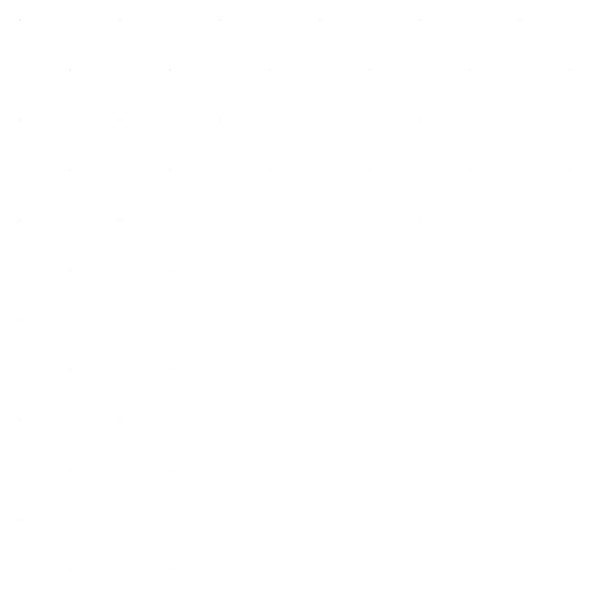
Frame 1 (no input)
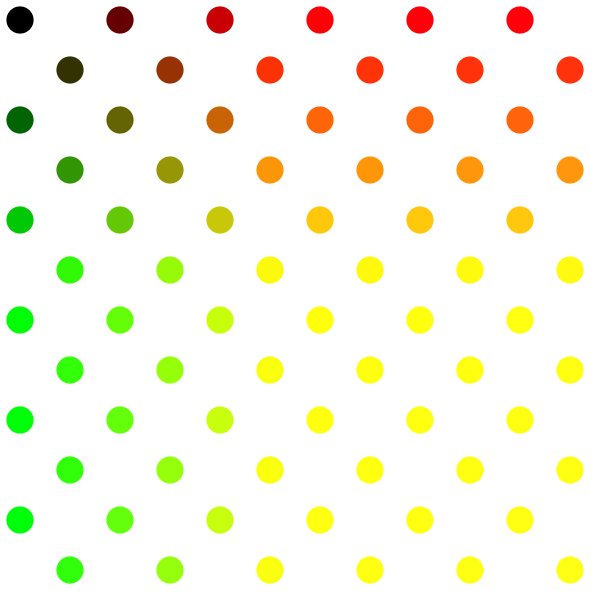
Frame 60 (the mouse pressed at the canvas centre just before this capture)
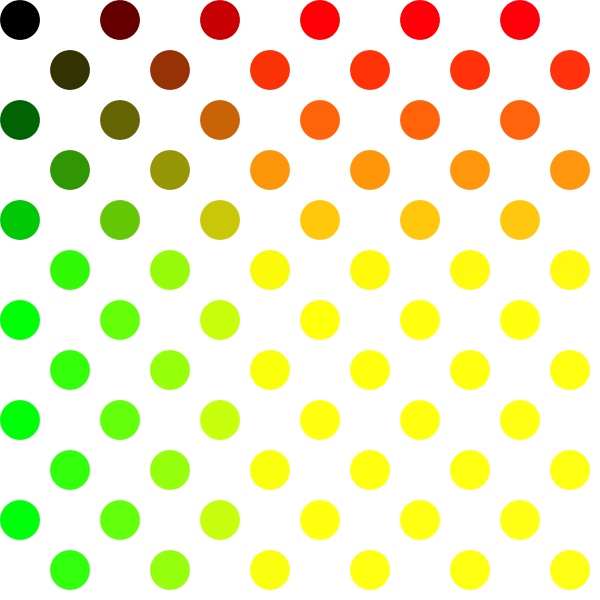
Frame 120 (the mouse held since frame 60 and released just before this capture)

The Processing sketch that drew these frames (run headless with seeded random() and noise(); from frame 60 on, the mouse is pressed at the canvas centre):

// Processing sketch: processing_156846
// ── processing_156846.pde

float posX = 0;
float posY = 0;

void setup(){
  size(600,600);
  background(#266EBC);
  noStroke();
  rectMode(CENTER);
}

void draw() {
  background(255);

  for (int i = 0; i < 90; i++) {
    for (int j = 0; j < 90; j++) {
      drawShape(i, j);
    }
  }
}

void drawShape(int counti, int countj){
  
  pushMatrix();
  
  translate(posX + counti*50+20,posY+countj*50+20);
  rotate(frameCount/float(20));
  
  fill(counti*50, countj*50, counti+countj);
  if ((counti%2 == 0 && countj%2 == 0) || (counti%2 == 1 && countj%2 == 1)) {
  scale(sin(frameCount/float(80)));
  ellipse(0,0,40,40);
  }
  
  popMatrix();
}
